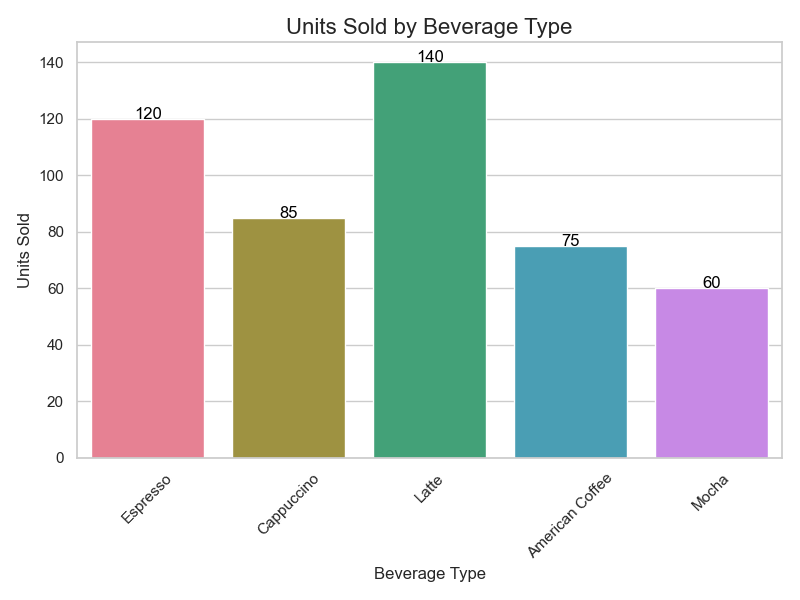

Reproduce this figure in Python.

import seaborn as sns
import pandas as pd
import matplotlib.pyplot as plt

# Given data
data = [
    {'Beverage Type': 'Espresso', 'Units Sold': 120},
    {'Beverage Type': 'Cappuccino', 'Units Sold': 85},
    {'Beverage Type': 'Latte', 'Units Sold': 140},
    {'Beverage Type': 'American Coffee', 'Units Sold': 75},
    {'Beverage Type': 'Mocha', 'Units Sold': 60}
]

# Create a DataFrame from the data
df = pd.DataFrame(data)

# Initialize a seaborn style
sns.set_theme(style="whitegrid")

# Create a figure and a set of subplots
fig, ax = plt.subplots(figsize=(8, 6))

# Create a color palette
palette = sns.color_palette("husl", 5)

# Create a barplot
sns.barplot(
    x='Beverage Type', 
    y='Units Sold', 
    data=df, 
    palette=palette, 
    ax=ax
)

# Add title and labels to the chart
ax.set_title('Units Sold by Beverage Type', fontsize=16)
ax.set_xlabel('Beverage Type', fontsize=12)
ax.set_ylabel('Units Sold', fontsize=12)

# Show the value on top of each bar for clarity
for index, row in df.iterrows():
    ax.text(index, row['Units Sold'], row['Units Sold'], color='black', ha="center")

# Show the plot
plt.xticks(rotation=45) # Rotate x-axis labels for better readability
plt.tight_layout() # To ensure nothing is cut off
plt.show()
